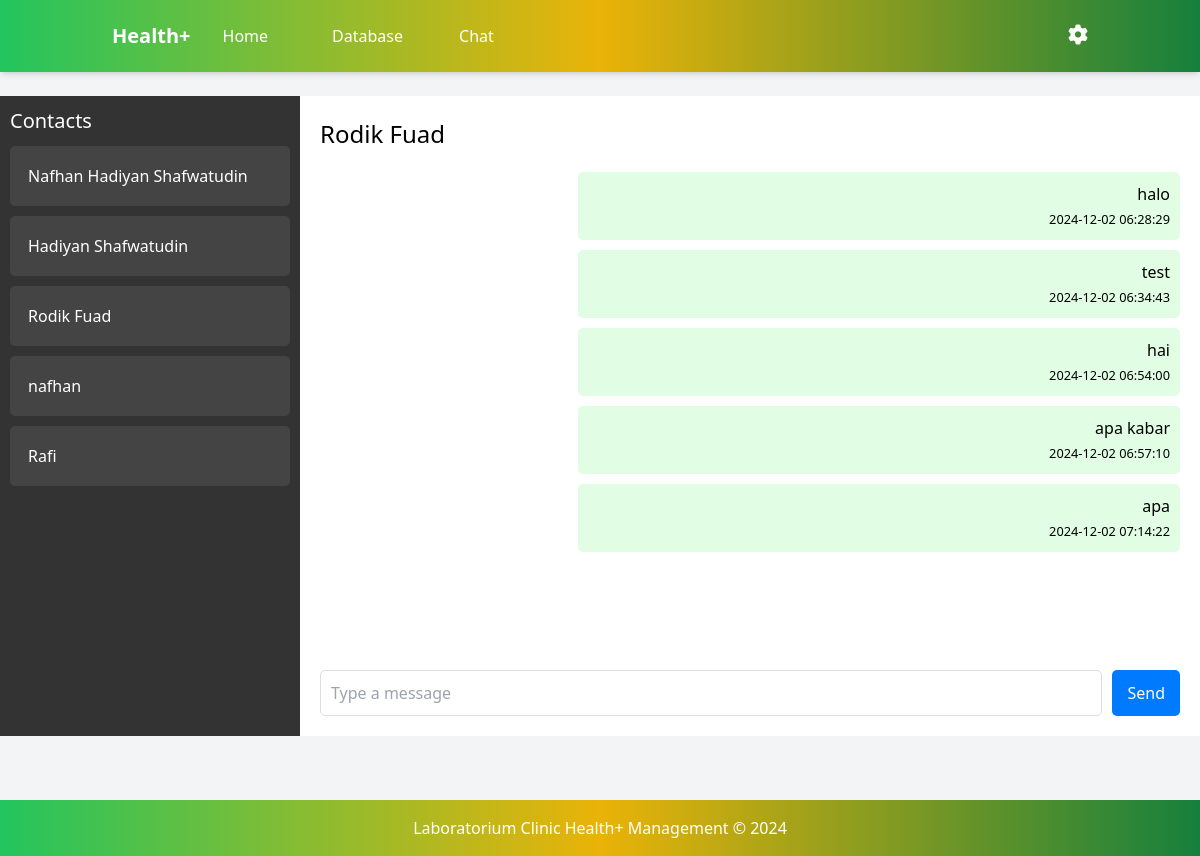
Page /chat_admin/4 (signed in) on the committed database.
### app/models.py (models this page shows, shortened)
class User(db.Model, UserMixin):
    id = db.Column(db.Integer, primary_key=True)
    username = db.Column(db.String(150), unique=True, nullable=False)
    password = db.Column(db.String(150), nullable=False)

class PersonalData(db.Model):
    id = db.Column(db.Integer, primary_key=True)
    user_id = db.Column(db.Integer, db.ForeignKey('user.id'), unique=True, nullable=False)
    full_name = db.Column(db.String(100), nullable=False)
    nik = db.Column(db.String(20), nullable=False)
    domicile = db.Column(db.String(100), nullable=False)
    phone = db.Column(db.String(15), nullable=False)
    created_at = db.Column(db.DateTime, default=datetime.utcnow)
    user = db.relationship('User', backref=db.backref('personal_data', uselist=False), lazy=True)
    reservations = db.relationship('Reservation', back_populates='patient', lazy=True)

class Chat(db.Model):
    id = db.Column(db.Integer, primary_key=True)
    sender_id = db.Column(db.Integer, db.ForeignKey('user.id'), nullable=False)
    receiver_id = db.Column(db.Integer, db.ForeignKey('user.id'), nullable=False)
    message = db.Column(db.String(500), nullable=False)
    timestamp = db.Column(db.DateTime, default=lambda: datetime.now(timezone.utc))
    is_read = db.Column(db.Boolean, default=False)  # Kolom baru
    sender = db.relationship('User', foreign_keys=[sender_id])
    receiver = db.relationship('User', foreign_keys=[receiver_id])

### app/routes.py (the view, shortened to what this page needs)
@routes.route('/chat_admin', methods=['GET', 'POST'])
@routes.route('/chat_admin/<int:patient_id>', methods=['GET', 'POST'])
def chat_admin(patient_id=None):
    admin_user = User.query.filter_by(username='admin').first()
    if patient_id is None:
        first_patient = User.query.first()
        if first_patient:
            return redirect(url_for('routes.chat_admin', patient_id=first_patient.id))
    selected_patient = User.query.get_or_404(patient_id)
    messages = db.session.query(
        Chat.id,
        Chat.sender_id,
        Chat.receiver_id,
        Chat.message,
        Chat.timestamp,
        Chat.is_read,
        PersonalData.full_name
    ).join(
        PersonalData,
        (Chat.sender_id == PersonalData.user_id) | (Chat.receiver_id == PersonalData.user_id)
    ).filter(
        ((Chat.sender_id == current_user.id) & (Chat.receiver_id == patient_id)) |
        ((Chat.sender_id == patient_id) & (Chat.receiver_id == current_user.id))
    ).all()
    unread_messages = Chat.query.filter_by(receiver_id=current_user.id, sender_id=patient_id, is_read=False).all()
    for msg in unread_messages:
        msg.is_read = True
    db.session.commit()
    users = User.query.filter(User.username != 'admin').all()
    new_messages = len(messages) > 0
    return render_template('chat_admin.html', messages=messages, selected_patient=selected_patient, users=users, admin_user=admin_user, new_messages=new_messages)

### templates/chat_admin.html (shortened to what this page needs)
{% extends 'base_admin.html' %}
{% block content %}
<div class="chat-container">
    <header class="bg-gradient-to-r from-green-500 via-yellow-500 to-green-700 text-white  shadow-md py-4 fixed w-full top-0 z-10">
        <div class="container mx-auto flex justify-between items-center px-6 space-x-8">
            <div class="flex items-center space-x-8">
                <a href="{{ url_for('routes.home_admin') }}" class="font-bold text-xl whitespace-nowrap">Health+</a>
                <nav class="flex space-x-6 items-center">
                    <a href="{{ url_for('routes.home_admin') }}" class="hover:underline">Home</a>
                        <a href="{{ url_for('routes.database') }}" class="block px-4 py-2 hover:bg-blue-100 hover:underline">Database</a>
                    <a href="{{ url_for('routes.chat_admin') }}" class="block px-4 py-2 hover:bg-blue-100 hover:underline">Chat</a>
                </nav>
            </div>
            <div class="relative">
                <button id="settingsButton" class="focus:outline-none">
                  <i id="settingsIcon" class="fa fa-cog text-xl cursor-pointer"></i>
                </button>
              </div>
        </div>
    </header>
    <div class="sidebar">
        <h3 class="sidebar-title">Contacts</h3>
        <ul class="contact-list">
            {% for user in users %}
                <li class="contact-item" style="margin-bottom: 10px;">
                    <a href="{{ url_for('routes.chat_admin', patient_id=user.id) }}">
                        <div class="chat-header-box" style=" color: white; padding: 8px; margin: bottom 10px;; ">
                            <h4>{{ user.personal_data.full_name }}</h4>
                        </div>
                    </a>
                </li>
            {% endfor %}
        </ul>
    </div>
    <div class="chat-area">
        <div class="chat-header">
            <h3>{{ selected_patient.personal_data.full_name }}</h3>
        </div>
        <div class="chat-messages" id="chat-messages">
            {% for message in messages %}
                <div class="message-chat {{ 'sent-admin' if message.sender_id == admin_user.id else 'received' }}">
                    <p>{{ message.message }}</p>
                    <small>
                        <span>{{ message.timestamp.strftime('%Y-%m-%d %H:%M:%S') }}</span><br>
                    </small>
                </div>
            {% endfor %}
        </div>
        <form action="{{ url_for('routes.chat_admin', patient_id=selected_patient.id) }}" method="POST" class="chat-input">
            <input type="text" name="message" placeholder="Type a message" required>
            <button type="submit" id="chat-form">Send</button>
        </form>
    </div>
</div>
{% endblock %}

### rows in the picture
User: personal_data.full_name "Nafhan Hadiyan Shafwatudin"
User: personal_data.full_name "Hadiyan Shafwatudin"
User: personal_data.full_name "Rodik Fuad"
User: personal_data.full_name "nafhan"
User: personal_data.full_name "Rafi"
PersonalData: personal_data.full_name "Rodik Fuad"
Chat: message "halo", timestamp "2024-12-02 06:28:29"
Chat: message "test", timestamp "2024-12-02 06:34:43"
Chat: message "hai", timestamp "2024-12-02 06:54:00"
Chat: message "apa kabar", timestamp "2024-12-02 06:57:10"
Chat: message "apa", timestamp "2024-12-02 07:14:22"
